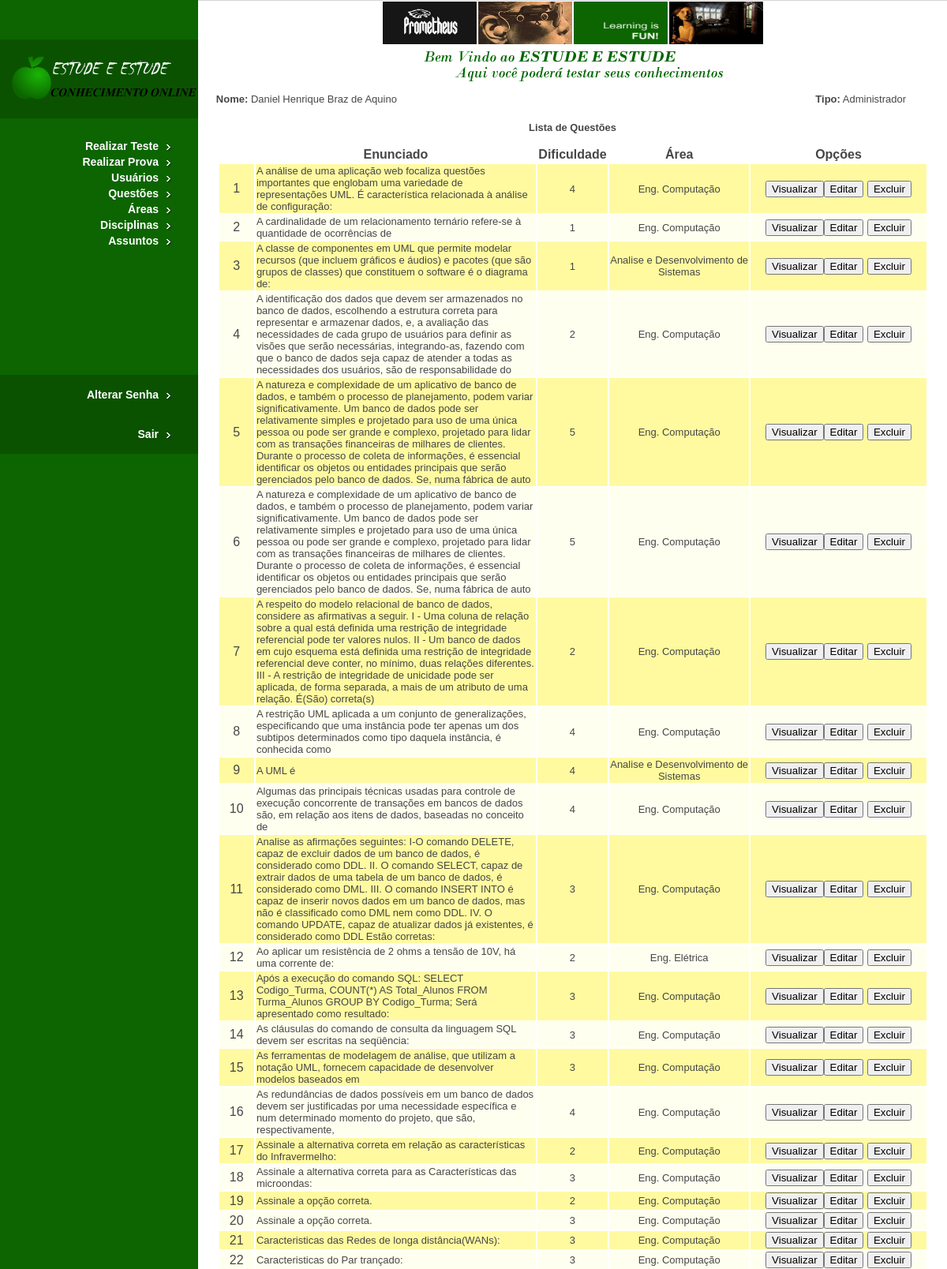
Page /Sistema/questao_lista.php (signed in, upper part) on the committed database.
### tables this page shows
CREATE TABLE IF NOT EXISTS `questao` (
  `id` int(11) NOT NULL AUTO_INCREMENT,
  `login_administrador` varchar(25) DEFAULT NULL,
  `cod_area` int(11) DEFAULT NULL,
  `cod_disciplina` int(11) DEFAULT NULL,
  `cod_assunto` int(11) DEFAULT NULL,
  `dificuldade` enum('1','2','3','4','5') NOT NULL,
  `enunciado` varchar(500) NOT NULL,
  `resposta_1` varchar(500) NOT NULL,
  `resposta_2` varchar(500) NOT NULL,
  `resposta_3` varchar(500) NOT NULL,
  `resposta_4` varchar(500) NOT NULL,
  `resposta_5` varchar(500) NOT NULL,
  `alternativa_correta` enum('1','2','3','4','5') NOT NULL,
  `data_cadastro` date NOT NULL,
  `hora_cadastro` time NOT NULL,
  PRIMARY KEY (`id`),
  KEY `login_administrador` (`login_administrador`),
  KEY `cod_area` (`cod_area`),
  KEY `cod_disciplina` (`cod_disciplina`),
  KEY `cod_assunto` (`cod_assunto`),
  KEY `dificuldade` (`dificuldade`)
);

CREATE TABLE IF NOT EXISTS `area` (
  `codigo` int(11) NOT NULL AUTO_INCREMENT,
  `login_administrador` varchar(25) DEFAULT NULL,
  `nome` varchar(50) NOT NULL,
  `data` date NOT NULL,
  `hora` time NOT NULL,
  PRIMARY KEY (`codigo`),
  UNIQUE KEY `nome` (`nome`),
  KEY `login_administrador` (`login_administrador`)
);

### Sistema/questao_lista.php (the view, shortened to what this page needs)
<?php
if (isset($_SESSION['logado']) &&($_SESSION['logado'] != 3)){
	?>
<html>
<head>
<link href="css/style.css" rel="stylesheet" type="text/css" />
</head>
<body>
<div id="leftMain"><a href="home.php"><img src="images/logo.png"
	alt="Estude e Estude" border="0" /></a>
<div id="navbar">
<ul>
<?php
echo '<li><a href="teste_questao.php">Realizar Teste</a></li>';
echo '<li><a href="prova_gerar.php">Realizar Prova</a></li>';
if($_SESSION['logado'] == 1)
{
	echo '<li><a href="usuario_lista.php">Usuários</a></li>';
}
if($_SESSION['logado'] != 3)
{
	echo '<li><a href="questao_lista.php">Questões</a></li>';
}
if($_SESSION['logado'] == 1)
{
	echo '<li><a href="area_lista.php">Áreas</a></li>';
	echo '<li><a href="disciplina_lista.php">Disciplinas</a></li>';
	echo '<li><a href="assunto_lista.php">Assuntos</a></li>';
}
?>
</ul>
</div>
<div id="navbarAlt">
<ul>
	<li><a href="senha.php">Alterar Senha</a></li>
</ul>
<ul>
	<li><a href="logout.php">Sair</a></li>
</ul>
</div>
</div>
<div id="mainphotos">
<center><img src="images/picture1.jpg" alt="Photo 1" width="119"
	height="54" /><img src="images/picture2.jpg" alt="Photo 2" width="119"
	height="54" /><img src="images/learning-is-fun.gif"
	alt="Learning is Fun" width="119" height="54" /><img
	src="images/picture3.jpg" alt="Photo 3" width="119" height="54" /></center>
<center><img src="images/welcome.png" alt="Welcome" /></center>
<table align="left" width="900px">
	<tr align="left">
		<td width="2%"></td>
		<td align="left"><font size=2><?php
		echo '<b>Nome:</b> ' . $_SESSION["nome"];
		?></font></td>
		<td align="right"><font size=2><?php
		if($_SESSION['logado'] == 1) $tipo_usuario = 'Administrador';
		echo '<b>Tipo:</b> ' . $tipo_usuario;
		?></font></td>
	</tr>
</table>
<br>
<br>
<center>
<h3>Lista de Questões</h3>
</center>
<form name="form1" method="POST" action="questao_editar.php">
<table border="0" align="center" width="900px">
<?php
$sql = "SELECT id, enunciado, dificuldade, cod_area FROM questao ORDER BY enunciado";
$tabela = mysql_query($sql);
	?>
	<tr>
		<td width="2%"></td>
		<td width="40%">
		<center><b>Enunciado</b></center>
		</td>
		<td width="10%">
		<center><b>Dificuldade</b></center>
		</td>
		<td width="20%">
		<center><b>Área</b></center>
		</td>
		<td width="40%">
		<center><b>Opções</b></center>
		</td>
	</tr>
	<?php
	$color = '#FFFFF';
	$count = 0;
	while($dados = mysql_fetch_row($tabela)){
		$id				= $dados[0];
		$enunciado		= $dados[1];
		$dificuldade	= $dados[2];
		$sql = mysql_query("SELECT nome FROM area WHERE codigo = '".$dados[3]."'");
		if(mysql_num_rows($sql) > 0) $area = mysql_result($sql, 0, 0);
		else $area="<b>Sem categoria</b>";
		$count++;
		if (strcmp($color,'#FFFFF') != 0)
		{
			$color = '#FFFFF';
		}
		else
		{
			$color = '#FFFAA';
		}
		?>
	<tr bgcolor="<?php echo $color?>">
		<td width="5%" align="center"><?php echo $count?></td>
		<td align="left"><font size=2><?php echo $enunciado?></font></td>
		<td align="center"><font size=2><?php echo $dificuldade?></font></td>
		<td align="center"><font size=2><?php echo $area?></font></td>
		<td align="center"><input type="button" value="Visualizar"
			onclick="location.href ='questao_visualizar.php?codigo=<?php echo $id?>'"><input
			type="button" value="Editar"
			onclick="location.href = 'questao_editar.php?codigo=<?php echo $id?>'">
		<input type="button" value="Excluir"
			onclick="location.href = 'questao_excluir.php?codigo=<?php echo $id?>'">
		</td>
	</tr>
	<?php
	}
	?>
</table>
</form>
</div>
</body>
</html>
	<?php
}
else{
	header("Location: login.php");
	exit;
}
?>

### Sistema/css/style.css (style rules this page uses)
html, body { height:250%; }
body { font-family: Verdana, Arial, Helvetica, sans-serif; font-size: 11px; color: #464646; text-decoration: none; background-color: #FFFFFF; margin:0; padding:0; }
#leftMain { display:block; float:left; width:251px; height:100%; background:#0c6500; padding:50px 0; }
#mainphotos { width:1200px; border-top:1px solid #D4D4D4; }
#mainphotos img { padding:1px; border:0; }
div#navbar { width: 251px; display:block; float:left; padding-top:25px; }
div#navbar ul { margin:0; padding:0; }
div#navbar li { list-style-type:none; display:block; float:right; width:251px; height:20px; background-image: url(../images/bg-nav.gif); background-repeat: no-repeat; text-align:right; }
div#navbar li a { display:block; float:left; width:201px; height:20px; text-decoration: none; margin:0; padding:0; color: #FFFFFF; font-family: Arial, Helvetica, sans-serif; font-size: 14px; font-weight:bold; line-height:20px; padding-right:51px; }
div#navbar li a:link { color: #FFFFFF: }
div#navbarAlt { width: 251px; display:block; float:left; padding-top:160px; }
div#navbarAlt ul { margin:0; padding:0; }
div#navbarAlt li { list-style-type:none; display:block; float:right; width:251px; height:50px; background-image: url(../images/bg-nav-alt.gif); background-repeat: no-repeat; text-align:right; }
div#navbarAlt li a { display:block; float:left; width:201px; height:50px; text-decoration: none; margin:0; padding:0; color: #FFFFFF; font-family: Arial, Helvetica, sans-serif; font-size: 14px; font-weight:bold; line-height:50px; padding-right:51px; }
div#navbarAlt li a:link { color: #FFFFFF: }
#special-box-left p, ul { padding:8px 8px 3px 8px; margin:0; }
#special-box-right p, ul { padding:8px 8px 3px 8px; margin:0; }
h1, h2, h3, h4, h5, h6 { margin: 15px 0; }
ul, ol { margin: 15px 0 0 15px; }
a, a:visited { color:#0c6500; text-decoration:underline; font-weight:bold; }

### rows in the picture
questao: enunciado "A análise de uma aplicação web focaliza questões importantes que englobam uma variedade de representações UML. É característica relacionada à análise de configuração:", dificuldade "4", cod_area.nome "Eng. Computação"
questao: enunciado "A cardinalidade de um relacionamento ternário refere-se à quantidade de ocorrências de", dificuldade "1", cod_area.nome "Eng. Computação"
questao: enunciado "A classe de componentes em UML que permite modelar recursos (que incluem gráficos e áudios) e pacotes (que são grupos de classes) que constituem o software é o diagrama de:", dificuldade "1", cod_area.nome "Analise e Desenvolvimento de Sistemas"
questao: enunciado "A identificação dos dados que devem ser armazenados no banco de dados, escolhendo a estrutura correta para representar e armazenar dados, e, a avaliação das necessidades de cada grupo de usuários para definir as visões que serão necessárias, integrando-as, fazendo com que o banco de dados seja capaz de atender a todas as necessidades dos usuários, são de responsabilidade do", dificuldade "2", cod_area.nome "Eng. Computação"
questao: enunciado "A natureza e complexidade de um aplicativo de banco de dados, e também o processo de planejamento, podem variar significativamente. Um banco de dados pode ser relativamente simples e projetado para uso de uma única pessoa ou pode ser grande e complexo, projetado para lidar com as transações financeiras de milhares de clientes. Durante o processo de coleta de informações, é essencial identificar os objetos ou entidades principais que serão gerenciados pelo banco de dados. Se, numa fábrica de auto", dificuldade "5", cod_area.nome "Eng. Computação"
questao: enunciado "A natureza e complexidade de um aplicativo de banco de dados, e também o processo de planejamento, podem variar significativamente. Um banco de dados pode ser relativamente simples e projetado para uso de uma única pessoa ou pode ser grande e complexo, projetado para lidar com as transações financeiras de milhares de clientes. Durante o processo de coleta de informações, é essencial identificar os objetos ou entidades principais que serão gerenciados pelo banco de dados. Se, numa fábrica de auto", dificuldade "5", cod_area.nome "Eng. Computação"
questao: enunciado "A respeito do modelo relacional de banco de dados, considere as afirmativas a seguir. I - Uma coluna de relação sobre a qual está definida uma restrição de integridade referencial pode ter valores nulos. II - Um banco de dados em cujo esquema está definida uma restrição de integridade referencial deve conter, no mínimo, duas relações diferentes. III - A restrição de integridade de unicidade pode ser aplicada, de forma separada, a mais de um atributo de uma relação. É(São) correta(s)", dificuldade "2", cod_area.nome "Eng. Computação"
questao: enunciado "A restrição UML aplicada a um conjunto de generalizações, especificando que uma instância pode ter apenas um dos subtipos determinados como tipo daquela instância, é conhecida como", dificuldade "4", cod_area.nome "Eng. Computação"
questao: enunciado "A UML é", dificuldade "4", cod_area.nome "Analise e Desenvolvimento de Sistemas"
questao: enunciado "Algumas das principais técnicas usadas para controle de execução concorrente de transações em bancos de dados são, em relação aos itens de dados, baseadas no conceito de", dificuldade "4", cod_area.nome "Eng. Computação"
questao: enunciado "Analise as afirmações seguintes: I-O comando DELETE, capaz de excluir dados de um banco de dados, é considerado como DDL. II. O comando SELECT, capaz de extrair dados de uma tabela de um banco de dados, é considerado como DML. III. O comando INSERT INTO é capaz de inserir novos dados em um banco de dados, mas não é classificado como DML nem como DDL. IV. O comando UPDATE, capaz de atualizar dados já existentes, é considerado como DDL Estão corretas:", dificuldade "3", cod_area.nome "Eng. Computação"
questao: enunciado "Ao aplicar um resistência de 2 ohms a tensão de 10V, há uma corrente de:", dificuldade "2", cod_area.nome "Eng. Elétrica"
questao: enunciado "Após a execução do comando SQL: SELECT Codigo_Turma, COUNT(*) AS Total_Alunos FROM Turma_Alunos GROUP BY Codigo_Turma; Será apresentado como resultado:", dificuldade "3", cod_area.nome "Eng. Computação"
questao: enunciado "As cláusulas do comando de consulta da linguagem SQL devem ser escritas na seqüência:", dificuldade "3", cod_area.nome "Eng. Computação"
questao: enunciado "As ferramentas de modelagem de análise, que utilizam a notação UML, fornecem capacidade de desenvolver modelos baseados em", dificuldade "3", cod_area.nome "Eng. Computação"
questao: enunciado "As redundâncias de dados possíveis em um banco de dados devem ser justificadas por uma necessidade específica e num determinado momento do projeto, que são, respectivamente,", dificuldade "4", cod_area.nome "Eng. Computação"
questao: enunciado "Assinale a alternativa correta em relação as características do Infravermelho:", dificuldade "2", cod_area.nome "Eng. Computação"
questao: enunciado "Assinale a alternativa correta para as Características das microondas:", dificuldade "3", cod_area.nome "Eng. Computação"
questao: enunciado "Assinale a opção correta.", dificuldade "2", cod_area.nome "Eng. Computação"
questao: enunciado "Assinale a opção correta.", dificuldade "3", cod_area.nome "Eng. Computação"
questao: enunciado "Caracteristicas das Redes de longa distância(WANs):", dificuldade "3", cod_area.nome "Eng. Computação"
questao: enunciado "Caracteristicas do Par trançado:", dificuldade "3", cod_area.nome "Eng. Computação"

### other values in the picture
$_SESSION["nome"] "Daniel Henrique Braz de Aquino"
$tipo_usuario "Administrador"
